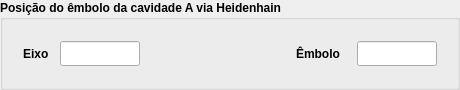
                 <widget class="QGroupBox" name="groupBox_24">
                  <property name="minimumSize">
                   <size>
                    <width>460</width>
                    <height>90</height>
                   </size>
                  </property>
                  <property name="maximumSize">
                   <size>
                    <width>460</width>
                    <height>90</height>
                   </size>
                  </property>
                  <property name="font">
                   <font>
                    <weight>75</weight>
                    <bold>true</bold>
                   </font>
                  </property>
                  <property name="title">
                   <string>Posição do êmbolo da cavidade A via Heidenhain</string>
                  </property>
                  <layout class="QVBoxLayout" name="verticalLayout_33">
                   <item>
                    <layout class="QHBoxLayout" name="horizontalLayout_41">
                     <item alignment="Qt::AlignLeft">
                      <widget class="QWidget" name="widget_8" native="true">
                       <property name="minimumSize">
                        <size>
                         <width>135</width>
                         <height>45</height>
                        </size>
                       </property>
                       <property name="maximumSize">
                        <size>
                         <width>135</width>
                         <height>45</height>
                        </size>
                       </property>
                       <layout class="QVBoxLayout" name="verticalLayout_31">
                        <item>
                         <layout class="QHBoxLayout" name="horizontalLayout_39">
                          <item>
                           <widget class="QLabel" name="label_10">
                            <property name="font">
                             <font>
                              <weight>75</weight>
                              <bold>true</bold>
                             </font>
                            </property>
                            <property name="text">
                             <string>Eixo</string>
                            </property>
                           </widget>
                          </item>
                          <item>
                           <widget class="PyDMLineEdit" name="PyDMLineEdit_4">
                            <property name="minimumSize">
                             <size>
                              <width>80</width>
                              <height>25</height>
                             </size>
                            </property>
                            <property name="maximumSize">
                             <size>
                              <width>80</width>
                              <height>25</height>
                             </size>
                            </property>
                            <property name="toolTip">
                             <string/>
                            </property>
                            <property name="whatsThis">
                             <string>
    Writeable text field to send and display channel values
    </string>
                            </property>
                           </widget>
                          </item>
                         </layout>
                        </item>
                       </layout>
                      </widget>
                     </item>
                     <item>
                      <widget class="QWidget" name="widget_9" native="true">
                       <property name="minimumSize">
                        <size>
                         <width>159</width>
                         <height>45</height>
                        </size>
                       </property>
                       <property name="maximumSize">
                        <size>
                         <width>159</width>
                         <height>45</height>
                        </size>
                       </property>
                       <layout class="QVBoxLayout" name="verticalLayout_32">
                        <item>
                         <layout class="QHBoxLayout" name="horizontalLayout_40">
                          <item>
                           <widget class="QLabel" name="label_11">
                            <property name="font">
                             <font>
                              <weight>75</weight>
                              <bold>true</bold>
                             </font>
                            </property>
                            <property name="text">
                             <string>Êmbolo</string>
                            </property>
                           </widget>
                          </item>
                          <item>
                           <widget class="PyDMLineEdit" name="PyDMLineEdit_5">
                            <property name="minimumSize">
                             <size>
                              <width>80</width>
                              <height>25</height>
                             </size>
                            </property>
                            <property name="maximumSize">
                             <size>
                              <width>80</width>
                              <height>25</height>
                             </size>
                            </property>
                            <property name="toolTip">
                             <string/>
                            </property>
                            <property name="whatsThis">
                             <string>
    Writeable text field to send and display channel values
    </string>
                            </property>
                           </widget>
                          </item>
                         </layout>
                        </item>
                       </layout>
                      </widget>
                     </item>
                    </layout>
                   </item>
                  </layout>
                 </widget>
